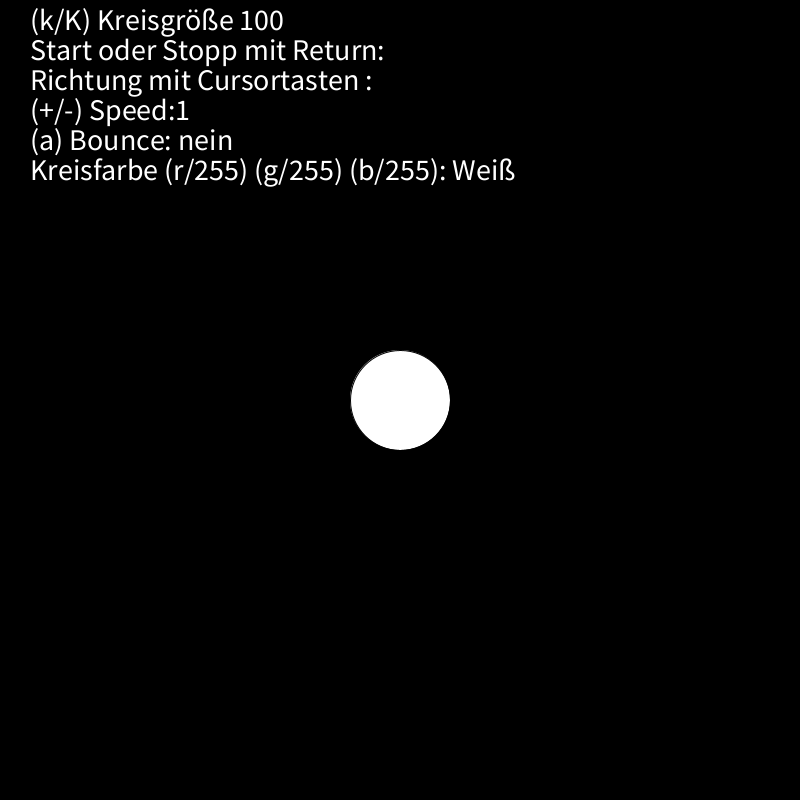
Frame 1 (no input)
Frame 60 (the mouse pressed at the canvas centre just before this capture): identical to frame 1, image omitted
Frame 120 (the mouse held since frame 60 and released just before this capture): identical to frame 1, image omitted

The Processing sketch that drew this single still picture (run headless with seeded random() and noise(); from frame 60 on, the mouse is pressed at the canvas centre):

// Processing sketch: Bounce
// ── Bounce.pde
// Autor:       Mohamad Khallouf
// Matrikelnr.: 36794
// Datum:        11.11.22
// Beschreibung: Bounce Effect, Start/Stopp, Kreis aendert seine Farbe sobald die groesse sich andert
int xPos, yPos;

int speed = 1;
int direction = 1;
int kreisgroesse = 100;
int rad = kreisgroesse/2;

boolean programmStarted = true;

enum Richtung {
  OBEN, UNTEN, RECHT, LINKS, EGAL
};
enum Farben {
  GELB, CYAN, WEISS
};

Richtung richtung = Richtung.EGAL;
Farben farbe = Farben.WEISS;

void setup() {
  size(800, 800);
  xPos = width/2;
  yPos = height/2;
}

void draw() {
  background(0);
  fill(255);
  textSize(30);
  text("(k/K) Kreisgröße " + kreisgroesse, 30, 30);
  text("Start oder Stopp mit Return: " , 30, 60);
  text("Richtung mit Cursortasten :", 30, 90);
  text("(+/-) Speed:" + speed, 30, 120);

  if (keyPressed == true && key == 'a') {
    text("(a) Bounce: ja", 30, 150);
  } else {
    text("(a) Bounce: nein", 30, 150);
  }

  //Kreis farben
  if (kreisgroesse >= 240 && kreisgroesse <= 300) {
    text("Kreisfarbe (r/0)(g/255) (b/255): Cyan", 30, 180);
  } else if (kreisgroesse >= 170 && kreisgroesse < 239) {
    text("Kreisfarbe (r/255) (g/255) (b/0): Gelb", 30, 180);
  } else {
    text("Kreisfarbe (r/255) (g/255) (b/255): Weiß", 30, 180);
  }

  //Der Kreis verschwindet an den Rand und taucht auf der andere Seite wieder auf
  if (richtung == Richtung.RECHT) {
    xPos = xPos + speed;
    if (xPos - kreisgroesse > width) {
      xPos =  -rad;
    }
    text("Richtung mit Cursortasten : recht", 30, 90);
    
  } else if (richtung == Richtung.LINKS) {
    xPos = xPos - speed;
    if (xPos + kreisgroesse < 0) {
      xPos =  width + rad;
    }
    text("Richtung mit Cursortasten : links", 30, 90);
    
  } else if (richtung == Richtung.OBEN) {
    yPos = yPos - speed;
    if (yPos + kreisgroesse < 0) {
      yPos = height + rad;
    }
    text("Richtung mit Cursortasten : oben", 30, 90);
    
  } else if (richtung == Richtung.UNTEN) {
    yPos = yPos + speed;
    if (yPos - kreisgroesse > height) {
      yPos = -rad;
    }
    text("Richtung mit Cursortasten : unten", 30, 90);
    
  } else {
  }

  if (kreisgroesse >= 170 && kreisgroesse <= 239) {
    fill(255, 255, 0);
  } else if (kreisgroesse >= 240 && kreisgroesse <= 300) {
    fill(0, 255, 255);
  } else {
    fill(255);
  }

  circle(xPos, yPos, kreisgroesse);
}

void keyPressed() {
  println("taaste " + key + " " + keyCode);
  switch(key) {
  case '+':
    if (speed<10) {
      speed++;
    }
    break;
  case '-':
    if (speed>1) {
      speed--;
    }
    break;
  case 'a':
    if (xPos + rad >= width) {
      richtung = Richtung.LINKS;
    } else if (xPos - rad <= 0) {
      richtung = Richtung.RECHT;
    } else if (yPos + rad >= height) {
      richtung = Richtung.OBEN;
    } else if (yPos - rad <= 0) {
      richtung = Richtung.UNTEN;
    }
    break;
  case 'k':
    if (kreisgroesse<=290) {
      kreisgroesse += 10;
      rad = kreisgroesse/2;
    }
    break;
  case 'K':
    if (kreisgroesse>=110) {
      kreisgroesse -= 10;
      rad = kreisgroesse/2;
    }
    break;  
  case ENTER:
    onEnterPressed();
    break;
  }
  
  switch(keyCode) {
    case RIGHT:
      richtung = Richtung.RECHT;
      break;
    case LEFT:
      richtung = Richtung.LINKS;
      break;
    case UP:
      richtung = Richtung.OBEN;
      break;
    case DOWN:
      richtung = Richtung.UNTEN;
      break;
  }
}

void onEnterPressed() {
  programmStarted = !programmStarted;
  
  if (programmStarted) {
    loop();
    fill(255);
  } else {
    noLoop();
    fill(255);
    text("Start oder Stopp mit Return: stop", 30, 60);

  }
}
